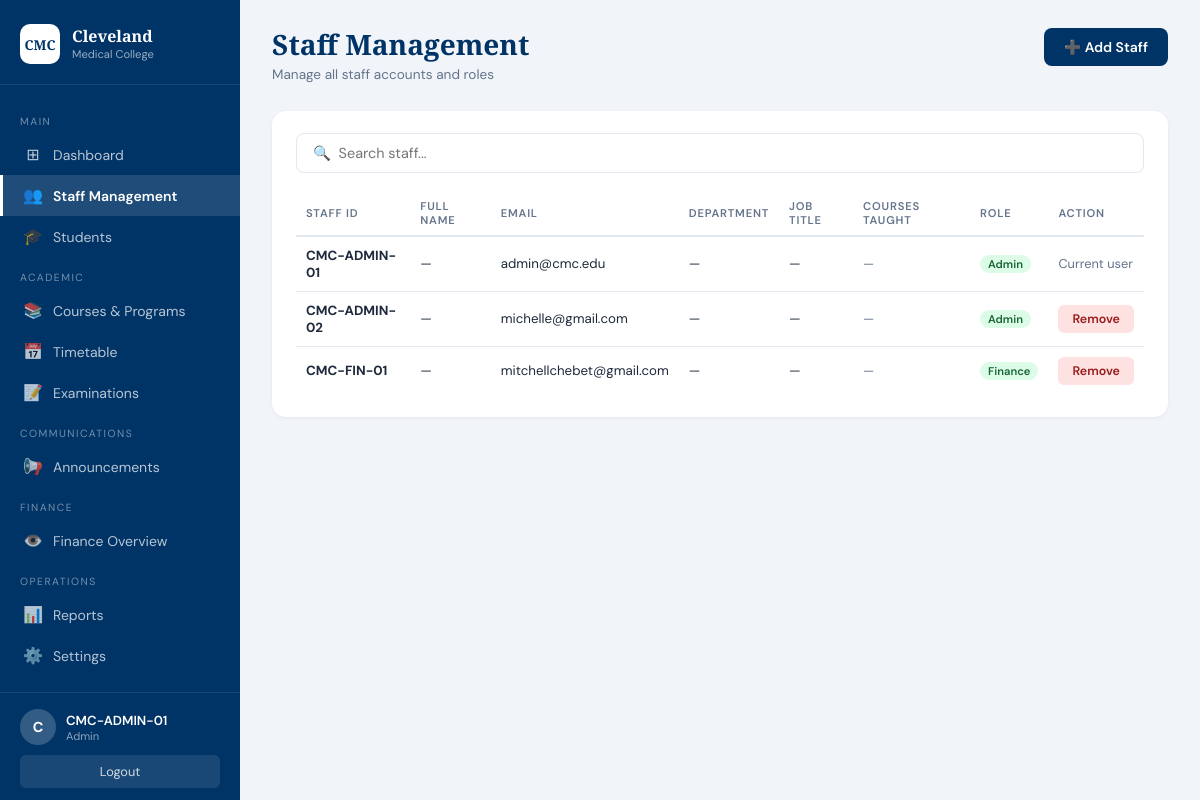
Before: /manage-staff (signed in) with the older database file.
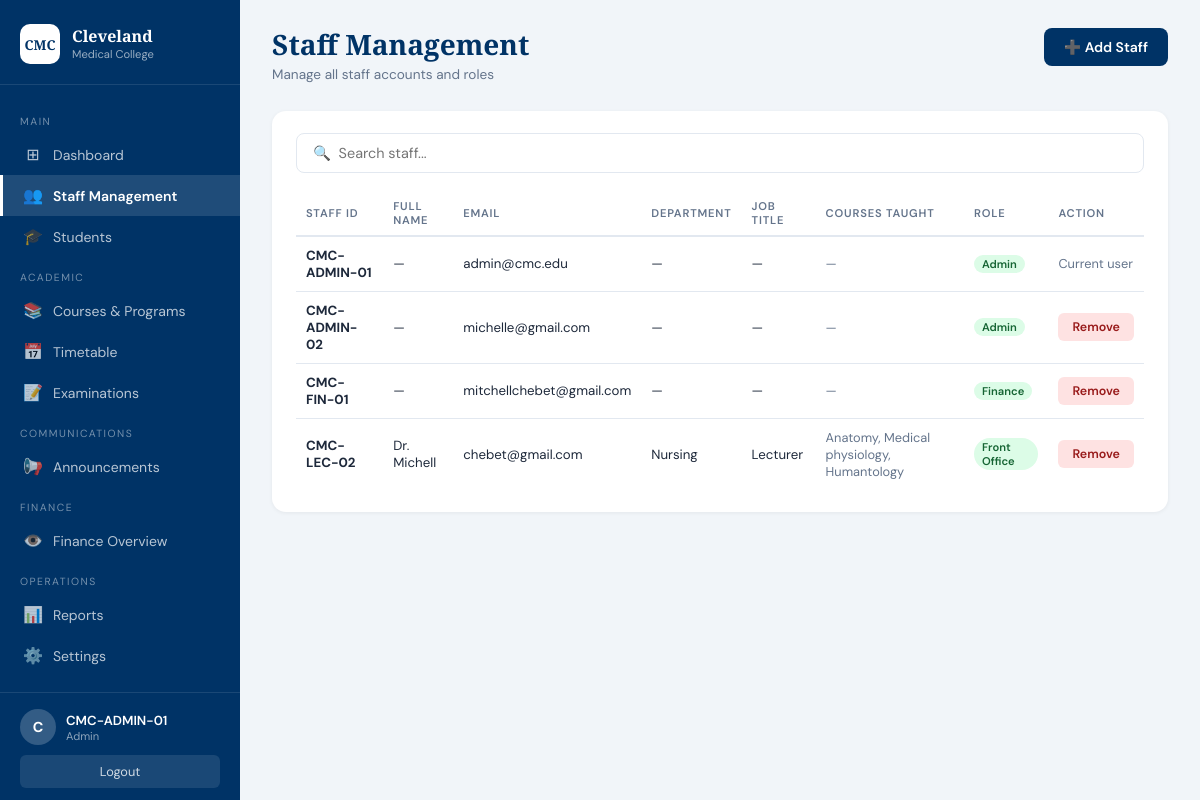
After: the same page with the newer database file.
### backend/app.py (models this page shows)
class Staff(db.Model):
    __tablename__ = 'staff'
    id             = db.Column(db.Integer,     primary_key=True)
    staff_id       = db.Column(db.String(50),  unique=True)
    email          = db.Column(db.String(100), unique=True)
    password       = db.Column(db.String(200))
    role           = db.Column(db.String(50))
    full_name      = db.Column(db.String(200), nullable=True)
    department     = db.Column(db.String(100), nullable=True)
    job_title      = db.Column(db.String(100), nullable=True)
    phone          = db.Column(db.String(20),  nullable=True)
    specialization = db.Column(db.String(200), nullable=True)
    courses_taught = db.Column(db.Text,        nullable=True)

### backend/app.py (the view)
@app.route('/manage-staff')
def manage_staff():
    if session.get('role') != 'admin':
        flash('Access denied.')
        return redirect(url_for('staff_login'))
    return render_template('manage_staff.html',
        staff_list  = Staff.query.order_by(Staff.id).all(),
        all_courses = Course.query.filter_by(status='Active').order_by(Course.name).all())

### backend/app.py (called while the page is built)
@app.context_processor
def inject_unread():
    if session.get('username'):
        unread = Message.query.filter_by(
            receiver_id = session.get('username'),
            is_read     = False
        ).count()
        return {'unread_messages': unread}
    return {'unread_messages': 0}

### frontend/templates/manage_staff.html (shortened to what the changed rows need)
<!DOCTYPE html>
<html lang="en">
<head>
    <link rel="stylesheet" href="{{ url_for('static', filename='css/admin_dashboard.css') }}">
</head>
<body>
<aside class="sidebar">
    <div class="sidebar-footer">
        <div class="user-info">
            <div>
                <div class="user-name">{{ session.get('username','Administrator') }}</div>
                <div class="user-role">{{ session.get('role','') | replace('_','  ') | title }}</div>
            </div>
        </div>
    </div>
</aside>
<main class="main">
    <header class="topbar">
        <div>
            <h1 class="page-title">Staff Management</h1>
        </div>
    </header>
    <div class="table-card">
        <table class="data-table" id="staffTable">
            <thead>
                <tr>
                    <th>Staff ID</th>
                    <th>Full Name</th>
                    <th>Email</th>
                    <th>Department</th>
                    <th>Job Title</th>
                    <th>Courses Taught</th>
                    <th>Role</th>
                    <th>Action</th>
                </tr>
            </thead>
            <tbody>
                {% if staff_list %}
                    {% for s in staff_list %}
                    <tr>
                        <td><strong>{{ s.staff_id }}</strong></td>
                        <td>{{ s.full_name or '—' }}</td>
                        <td>{{ s.email }}</td>
                        <td>{{ s.department or '—' }}</td>
                        <td>{{ s.job_title or '—' }}</td>
                        <td style="font-size:0.8rem;color:var(--muted);">
                            {{ s.courses_taught or '—' }}
                        </td>
                        <td>
                            <span class="tag tag--income">
                                {{ s.role | replace('_',' ') | title }}
                            </span>
                        </td>
                        <td>
                            {% if s.staff_id != session.get('username') %}
                            <form method="POST"
                                  action="{{ url_for('delete_staff', staff_id=s.id) }}"
                                  onsubmit="return confirm('Remove {{ s.staff_id }}?')">
                                <button type="submit" class="btn-danger">Remove</button>
                            </form>
                            {% else %}
                            <span style="font-size:0.8rem;color:var(--muted);">Current user</span>
                            {% endif %}
                        </td>
                    </tr>
                    {% endfor %}
                {% else %}
                    <tr>
                        <td colspan="8" class="empty-state">No staff members found.</td>
                    </tr>
                {% endif %}
            </tbody>
        </table>
    </div>
</main>
</body>
</html>

Changed rows visible on the page:
added Staff: staff_id "CMC-LEC-02", full_name "Dr. Michell", email "chebet@gmail.com", department "Nursing", job_title "Lecturer", courses_taught "Anatomy, Medical physiology, Humantology", role "Front Office"
